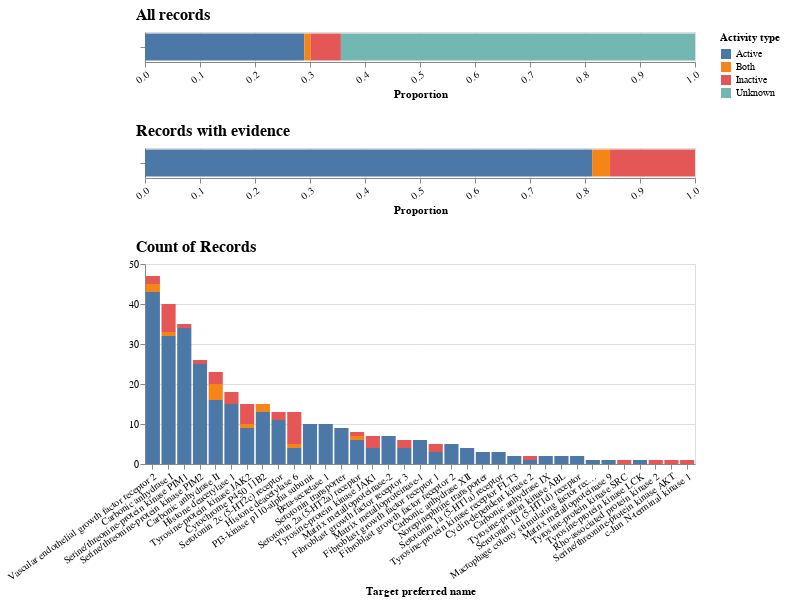

The cell this chart's notebook holds for it:
### Code cell
chart_one = alt.Chart(df).transform_joinaggregate(
        Total='sum(number)'
    ).transform_calculate(PercentOfTotal="datum.number / datum.Total").mark_bar().encode(
    x=alt.X('PercentOfTotal:Q', title='Proportion'),#,sort='descending'),
    y=alt.Y('results', title='All records',axis=alt.Axis(labels=False)),
    color=alt.Color('activity', title='Activity type'),
    order=alt.Order('activity', sort='ascending')
).add_selection(
    selector
).properties(height=30, width=550)

chart_two = alt.Chart(df.iloc[:3]).transform_joinaggregate(
        Total='sum(number)'
    ).transform_calculate(PercentOfTotal="datum.number / datum.Total").mark_bar().encode(
    x=alt.X('PercentOfTotal:Q', title='Proportion'),#,sort='descending'),
    y=alt.Y('results', title='Records with evidence',axis=alt.Axis(labels=False)),
    color=alt.Color('activity', title='Activity type'),
    order=alt.Order('activity', sort='ascending')
).add_selection(
    selector
).properties(height=30, width=550)








ch = alt.Chart(out_df).mark_bar()
ch = ch.encode(
    x = alt.X('pref_name', sort='-y', title='Target preferred name'),
    y = alt.Y('count()'),
    color=alt.Color('activity'),
    order=alt.Order('activity', sort='ascending'),
).properties(height=200,width=550)


(chart_one&chart_two&ch
).configure_axisBottom(labelAngle=-35).configure_header(
    titleFontSize=40, 
    labelFontSize=40
).configure_axisY(
    titleAngle=0,
    titleAlign="left",
    titleY=-10,
    titleX=-10,
    titleFontSize=16,
)

### Figure 1 — Vega-Lite specification as saved in the notebook (floating-point values rounded to 4 significant figures; data arrays with more than 128 entries replaced by an {"elided": "..."} marker saying what was removed)
{"config": {"view": {"continuousWidth": 400, "continuousHeight": 300}, "axisBottom": {"labelAngle": -35}, "axisY": {"titleAlign": "left", "titleAngle": 0, "titleFontSize": 16, "titleX": -10, "titleY": -10}, "header": {"labelFontSize": 40, "titleFontSize": 40}}, "vconcat": [{"data": {"name": "data-c8ff6c75327497d556bdd6eac04ede2a"}, "mark": "bar", "encoding": {"color": {"type": "nominal", "field": "activity", "title": "Activity type"}, "order": {"type": "nominal", "field": "activity", "sort": "ascending"}, "x": {"type": "quantitative", "field": "PercentOfTotal", "title": "Proportion"}, "y": {"type": "nominal", "axis": {"labels": false}, "field": "results", "title": "All records"}}, "height": 30, "selection": {"selector004": {"type": "single", "encodings": ["x", "color"]}}, "transform": [{"joinaggregate": [{"op": "sum", "field": "number", "as": "Total"}]}, {"calculate": "datum.number / datum.Total", "as": "PercentOfTotal"}], "width": 550}, {"data": {"name": "data-0e01c610e98ef8316865033c1a21eb8a"}, "mark": "bar", "encoding": {"color": {"type": "nominal", "field": "activity", "title": "Activity type"}, "order": {"type": "nominal", "field": "activity", "sort": "ascending"}, "x": {"type": "quantitative", "field": "PercentOfTotal", "title": "Proportion"}, "y": {"type": "nominal", "axis": {"labels": false}, "field": "results", "title": "Records with evidence"}}, "height": 30, "selection": {"selector004": {"type": "single", "encodings": ["x", "color"]}}, "transform": [{"joinaggregate": [{"op": "sum", "field": "number", "as": "Total"}]}, {"calculate": "datum.number / datum.Total", "as": "PercentOfTotal"}], "width": 550}, {"data": {"name": "data-d925c3fecfd9ec5eee517cceba54a40c"}, "mark": "bar", "encoding": {"color": {"type": "nominal", "field": "activity"}, "order": {"type": "nominal", "field": "activity", "sort": "ascending"}, "x": {"type": "nominal", "field": "pref_name", "sort": "-y", "title": "Target preferred name"}, "y": {"type": "quantitative", "aggregate": "count"}}, "height": 200, "width": 550}], "$schema": "https://vega.github.io/schema/vega-lite/v4.8.1.json", "datasets": {"data-c8ff6c75327497d556bdd6eac04ede2a": [{"results": "Results", "activity": "Active", "number": 300, "proportion": 0.2896}, {"results": "Results", "activity": "Inactive", "number": 57, "proportion": 0.05502}, {"results": "Results", "activity": "Both", "number": 12, "proportion": 0.01158}, {"results": "Results", "activity": "Unknown", "number": 667, "proportion": 0.6438}], "data-0e01c610e98ef8316865033c1a21eb8a": [{"results": "Results", "activity": "Active", "number": 300, "proportion": 0.2896}, {"results": "Results", "activity": "Inactive", "number": 57, "proportion": 0.05502}, {"results": "Results", "activity": "Both", "number": 12, "proportion": 0.01158}], "data-d925c3fecfd9ec5eee517cceba54a40c": {"elided": "345 records"}}}
